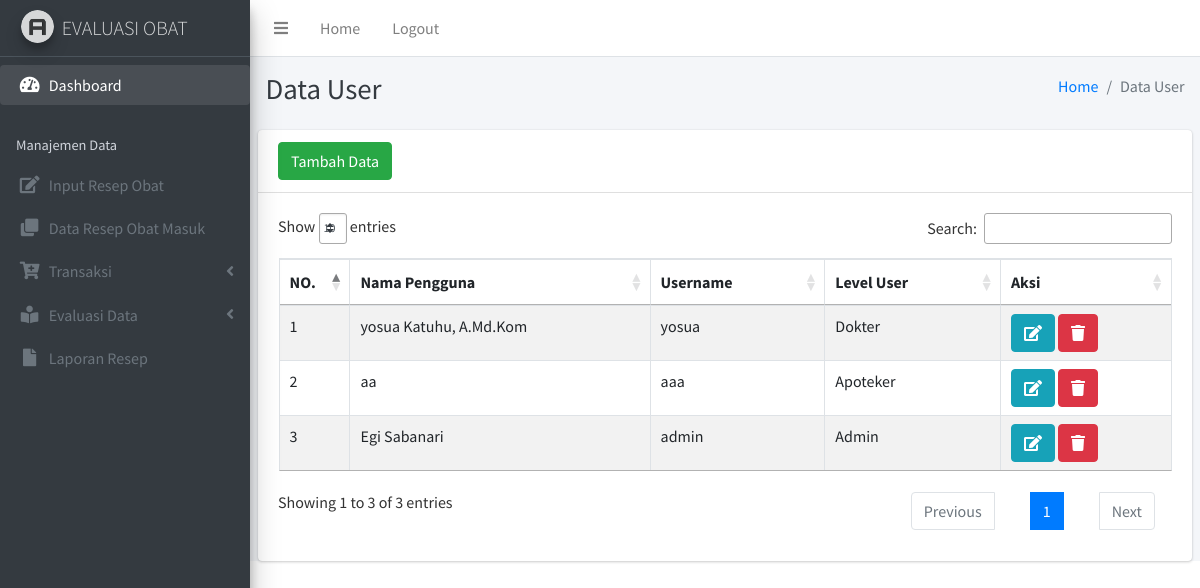
Screenshot of /user.php (signed in) with the database file from the repository.
### tables this page shows
CREATE TABLE `pengguna` (
  `id_pengguna` int(11) NOT NULL,
  `nama` varchar(50) NOT NULL,
  `username` varchar(50) NOT NULL,
  `pass` varchar(50) NOT NULL,
  `id_tingkatan` int(11) NOT NULL
);

CREATE TABLE `tingkatan` (
  `id_tingkatan` int(11) NOT NULL,
  `tingkatan` varchar(11) NOT NULL
);

### koneksi.php (called while the page is built, shortened)
<?php
$conn = mysqli_connect('localhost','root','','evaluasi_obat');
function query($query){
    global $conn;
    $r = mysqli_query($conn,$query);
    $rows = [];
    while ($row = mysqli_fetch_assoc($r)) {
        $rows[] = $row;
    }
    return $rows;
}

### user.php (the view, shortened to what this page needs)
<?php
  include("layout/header.php");
  include("layout/navbar.php");
  include("layout/sidebar.php");
  $obat = query("SELECT * FROM pengguna INNER JOIN tingkatan On pengguna.id_tingkatan = tingkatan.id_tingkatan");
?>
  <div class="content-wrapper">
    <div class="content-header">
      <div class="container-fluid">
        <div class="row mb-2">
          <div class="col-sm-6">
            <h1 class="m-0 text-dark">Data User</h1>
          </div>
          <div class="col-sm-6">
            <ol class="breadcrumb float-sm-right">
              <li class="breadcrumb-item"><a href="#">Home</a></li>
              <li class="breadcrumb-item active">Data User</li>
            </ol>
          </div>
        </div>
      </div>
    </div>
    <section class="content">
    <div class="card">
            <div class="card-header">
            <a href="tambahuser.php" type="button" class="btn btn-success">Tambah Data</a>
            </div>
            <div class="card-body">
              <table id="obat" class="table table-bordered table-striped">
                <thead>
                <tr>
                  <th>NO.</th>
                  <th>Nama Pengguna</th>
                  <th>Username</th>
                  <th>Level User</th>
                  <th>Aksi</th>
                </tr>
                </thead>
                <tbody>
                  <?php $i = 1; ?>
                  <?php foreach ($obat as $key) : ?>
                <tr>
                  <td width="50px"><?= $i; ?></td>
                  <td><?= $key["nama"]; ?></td>
                  <td><?= $key["username"]; ?></td>
                  <td><?= $key["tingkatan"]; ?></td>
                  <td  width="150px">
                  <a href="ubahuser.php?id=<?= $key["id_pengguna"];?>" class="btn btn-info" style="
    float: center;"><i class="fa fa-edit"></i></a>
                  <a href="hapususer.php?id=<?= $key["id_pengguna"] ?>" class="btn btn-danger" onclick="return confirm('Hapus data?')" style="
    float: center;"><i class="fa fa-trash"></i></a></td>
                </tr>
                <?php $i++; ?>
                <?php endforeach ?>
              </table>
            </div>
          </div>
    </section>
  </div>
</body>
</html>

### rows the page displays
pengguna: nama "yosua Katuhu, A.Md.Kom", username "yosua", id_tingkatan.tingkatan "Dokter"
pengguna: nama "aa", username "aaa", id_tingkatan.tingkatan "Apoteker"
pengguna: nama "Egi Sabanari", username "admin", id_tingkatan.tingkatan "Admin"
